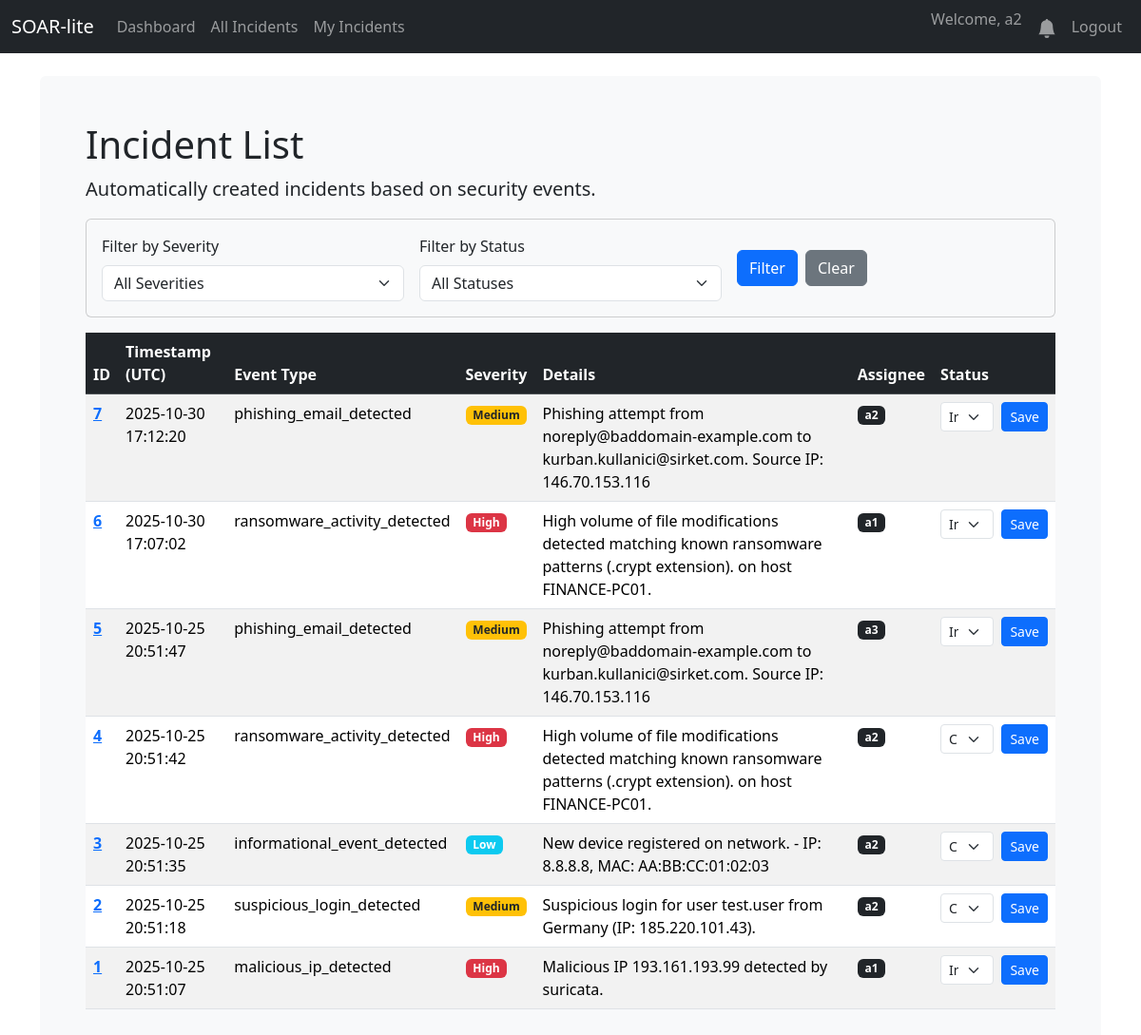
The app's page /incidents (signed in) with its own data.
### database.py (models this page shows, shortened)
class User(UserMixin, db.Model):
    id = db.Column(db.Integer, primary_key=True)
    username = db.Column(db.String(80), unique=True, nullable=False)
    email = db.Column(db.String(120), unique=True, nullable=False)
    password_hash = db.Column(db.String(128))
    created_at = db.Column(db.DateTime, default=datetime.utcnow)
    role = db.Column(db.String(50), nullable=False, default='Analyst')

class Incident(db.Model):
    id = db.Column(db.Integer, primary_key=True)
    created_at = db.Column(db.DateTime, default=datetime.utcnow)
    event_type = db.Column(db.String(100), nullable=False)
    severity = db.Column(db.String(50), nullable=False)
    details = db.Column(db.Text, nullable=True)
    status = db.Column(db.String(50), default='New')
    notes = db.relationship('Note', backref='incident', lazy=True, cascade="all, delete-orphan")
    closed_at = db.Column(db.DateTime, nullable=True) # Olay kapatıldığında doldurulacak
    vt_malicious_count = db.Column(db.Integer, nullable=True)
    vt_report_link = db.Column(db.String(255), nullable=True)
    mitre_technique_id = db.Column(db.String(20), nullable=True)
    mitre_technique_name = db.Column(db.String(100), nullable=True)
    assignee_id = db.Column(db.Integer, db.ForeignKey('user.id'), nullable=True)
    assignee = db.relationship('User', backref='incidents') # backref eklendi
    notes = db.relationship('Note', backref='incident', lazy=True, cascade="all, delete-orphan")
    observables = db.relationship('Observable', backref='incident', lazy=True, cascade="all, delete-orphan")
    action_logs = db.relationship('ActionLog', backref='incident', lazy=True, cascade="all, delete-orphan")

### app.py (the view)
@app.route('/incidents')
@login_required
def incidents_list():
    severity_filter = request.args.get('severity', None)
    status_filter = request.args.get('status', None)
    query = Incident.query
    if severity_filter and severity_filter != 'all':
        query = query.filter_by(severity=severity_filter)
    if status_filter and status_filter != 'all':
        query = query.filter_by(status=status_filter)
    incidents = query.order_by(Incident.created_at.desc()).all()
    return render_template('incidents.html',
                           incidents=incidents,
                           current_severity=severity_filter,
                           current_status=status_filter)

### app.py (called while the page is built)
def create_app():
    app = Flask(__name__)
    app.config['SQLALCHEMY_DATABASE_URI'] = 'sqlite:///soar.db'
    app.config['SQLALCHEMY_TRACK_MODIFICATIONS'] = False
    app.config['SECRET_KEY'] = 'bunu-mutlaka-guvenli-ve-rastgele-bir-degerle-degistir'
    db.init_app(app)
    login_manager = LoginManager()
    login_manager.init_app(app)
    login_manager.login_view = 'login'
    @login_manager.user_loader
    def load_user(user_id):
        return db.session.get(User, int(user_id))
    with app.app_context():
        db.create_all()
        print("🗄️ Database tables created or already exist.")
    return app

@app.context_processor
def inject_notifications():
    if current_user.is_authenticated:
        unread_count = Notification.query.filter_by(user_id=current_user.id, is_read=False).count()
        return dict(unread_notifications=unread_count)
    return dict(unread_notifications=0)

### templates/incidents.html (shortened to what this page needs)
{% extends "base.html" %}
{% block content %}
    <h1>Incident List</h1>
    <p class="lead">Automatically created incidents based on security events.</p>
    <div class="card bg-light mb-3">
        <div class="card-body">
            <form method="GET" action="{{ url_for('incidents_list') }}" class="row g-3 align-items-center">
                <div class="col-md-4">
                    <label for="severity" class="form-label">Filter by Severity</label>
                    <select name="severity" id="severity" class="form-select">
                        <option value="all" {% if not current_severity or current_severity == 'all' %}selected{% endif %}>All Severities</option>
                    </select>
                </div>
                <div class="col-md-4">
                    <label for="status" class="form-label">Filter by Status</label>
                    <select name="status" id="status" class="form-select">
                        <option value="all" {% if not current_status or current_status == 'all' %}selected{% endif %}>All Statuses</option>
                    </select>
                </div>
                <div class="col-md-4 d-flex align-items-end">
                    <button type="submit" class="btn btn-primary me-2">Filter</button>
                    <a href="{{ url_for('incidents_list') }}" class="btn btn-secondary">Clear</a>
                </div>
            </form>
        </div>
    </div>
    <div class="table-responsive">
        <table class="table table-striped table-hover">
            <thead class="table-dark">
                <tr>
                    <th scope="col">ID</th>
                    <th scope="col">Timestamp (UTC)</th>
                    <th scope="col">Event Type</th>
                    <th scope="col">Severity</th>
                    <th scope="col">Details</th>
                    <th scope="col">Assignee</th>
                    <th scope="col">Status</th>
                </tr>
            </thead>
            <tbody>
                {% for incident in incidents %}
                <tr>
                    <th scope="row"><a href="{{ url_for('incident_detail', incident_id=incident.id) }}">{{ incident.id }}</a></th>
                    <td>{{ incident.created_at.strftime('%Y-%m-%d %H:%M:%S') }}</td>
                    <td>{{ incident.event_type }}</td>
                    <td>
                        {% if incident.severity == 'high' %}<span class="badge bg-danger">High</span>
                        {% elif incident.severity == 'medium' %}<span class="badge bg-warning text-dark">Medium</span>
                        {% else %}<span class="badge bg-info">{{ incident.severity|capitalize }}</span>{% endif %}
                    </td>
                    <td>{{ incident.details }}</td>
                    <td>
                        {% if incident.assignee %}
                            <span class="badge bg-dark">{{ incident.assignee.username }}</span>
                        {% else %}
                            <span class="badge bg-secondary">Unassigned</span>
                        {% endif %}
                    </td>
                    <td>
                        <form action="{{ url_for('update_status', incident_id=incident.id) }}" method="POST" class="d-flex">
                            <select name="status" class="form-select form-select-sm me-2">
                                <option value="In Progress" {% if incident.status == 'In Progress' %}selected{% endif %}>In Progress</option>
                                <option value="Closed" {% if incident.status == 'Closed' %}selected{% endif %}>Closed</option>
                            </select>
                            <button type="submit" class="btn btn-primary btn-sm">Save</button>
                        </form>
                    </td>
                </tr>
                {% else %}
                <tr>
                    <td colspan="6" class="text-center">No incidents matching the criteria.</td>
                </tr>
                {% endfor %}
            </tbody>
        </table>
    </div>
{% endblock %}

### templates/base.html (shortened to what this page needs)
<!doctype html>
<html lang="en">
<head>
    <link href="https://cdn.jsdelivr.net/npm/bootstrap@5.3.2/dist/css/bootstrap.min.css" rel="stylesheet">
</head>
<body>
    <nav class="navbar navbar-expand-md navbar-dark bg-dark fixed-top">
        <div class="container-fluid">
            <a class="navbar-brand" href="{{ url_for('dashboard') }}">SOAR-lite</a>
            <div class="collapse navbar-collapse" id="navbarNav">
                <ul class="navbar-nav me-auto mb-2 mb-lg-0">
                    {% if current_user.is_authenticated %}
                    <li class="nav-item">
                        <a class="nav-link" href="{{ url_for('dashboard') }}">Dashboard</a>
                    </li>
                    <li class="nav-item">
                        <a class="nav-link" href="{{ url_for('incidents_list') }}">All Incidents</a>
                    </li>
                    <li class="nav-item">
                        <a class="nav-link" href="{{ url_for('my_incidents') }}">My Incidents</a>
                    </li>
                    {% endif %}
                </ul>
                <ul class="navbar-nav ms-auto">
                    {% if current_user.is_authenticated %}
                    <li class="nav-item">
                        <span class="navbar-text me-2">Welcome, {{ current_user.username }}</span>
                    </li>
                    <li class="nav-item">
                        <a class="nav-link position-relative" href="{{ url_for('notifications') }}"> <svg xmlns="http://www.w3.org/2000/svg" width="20" height="20" fill="currentColor" class="bi bi-bell-fill" viewBox="0 0 16 16">
                                <path d="M8 16a2 2 0 0 0 2-2H6a2 2 0 0 0 2 2zm.995-14.901a1 1 0 1 0-1.99 0A5.002 5.002 0 0 0 3 6c0 1.098-.5 6-2 7h14c-1.5-1-2-5.902-2-7 0-2.42-1.72-4.44-4.005-4.901z"/>
                            </svg>
                        </a>
                    </li>
                    <li class="nav-item">
                        <a class="nav-link" href="{{ url_for('logout') }}">Logout</a>
                    </li>
                    {% endif %}
                </ul>
            </div>
        </div>
    </nav>
<main class="container">
    <div class="bg-light p-5 rounded">
        {% block content %}{% endblock %}
    </div>
</main>
</body>
</html>

### templates/base.html (style rules this page uses)
body { padding-top: 5rem; }
.table-responsive { max-height: 70vh; }

### records on screen
User: username "a2"
Incident: id "7", created_at "2025-10-30 17:12:20", event_type "phishing_email_detected", severity "Medium", details "Phishing attempt from noreply@baddomain-example.com to kurban.kullanici@sirket.com. Source IP: 146.70.153.116", assignee.username "a2", status "In Progress"
Incident: id "6", created_at "2025-10-30 17:07:02", event_type "ransomware_activity_detected", severity "High", details "High volume of file modifications detected matching known ransomware patterns (.crypt extension). on host FINANCE-PC01.", assignee.username "a1", status "In Progress"
Incident: id "5", created_at "2025-10-25 20:51:47", event_type "phishing_email_detected", severity "Medium", details "Phishing attempt from noreply@baddomain-example.com to kurban.kullanici@sirket.com. Source IP: 146.70.153.116", assignee.username "a3", status "In Progress"
Incident: id "4", created_at "2025-10-25 20:51:42", event_type "ransomware_activity_detected", severity "High", details "High volume of file modifications detected matching known ransomware patterns (.crypt extension). on host FINANCE-PC01.", assignee.username "a2", status "Closed"
Incident: id "3", created_at "2025-10-25 20:51:35", event_type "informational_event_detected", severity "Low", details "New device registered on network. - IP: 8.8.8.8, MAC: AA:BB:CC:01:02:03", assignee.username "a2", status "Closed"
Incident: id "2", created_at "2025-10-25 20:51:18", event_type "suspicious_login_detected", severity "Medium", details "Suspicious login for user test.user from Germany (IP: 185.220.101.43).", assignee.username "a2", status "Closed"
Incident: id "1", created_at "2025-10-25 20:51:07", event_type "malicious_ip_detected", severity "High", details "Malicious IP 193.161.193.99 detected by suricata.", assignee.username "a1", status "In Progress"
